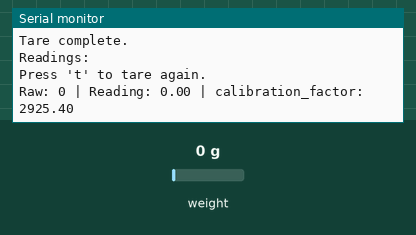
Recording of a sketch running on a simulated ESP32. Parts: the last lines printed to the serial monitor. The inputs (shaded band) are chosen by the test bench; at power-on: weight on the scale 0 g.

Above: at 5.2 s.
5.3 s: weight on the scale set to 100 g
At 6.6 s:
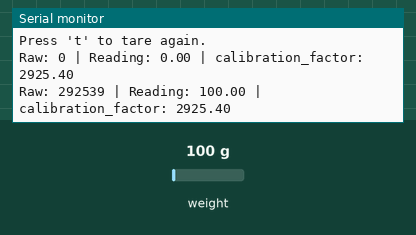
6.8 s: weight on the scale set to 1250 g
At 7.4 s:
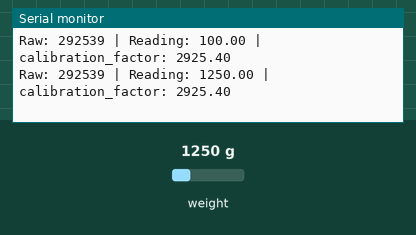
Timing chart, 0 to 9.8 s (numbered marks = the images above; inputs shaded):
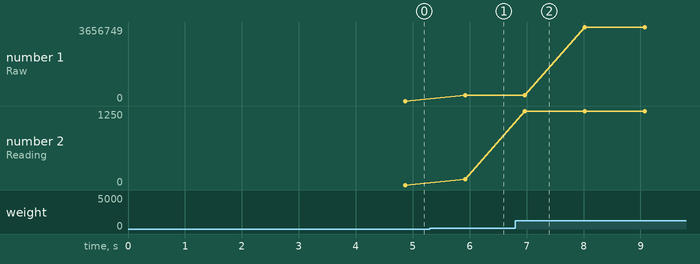

Measured:
- after the input at 5.3 s, the serial monitor: prints a new line after 0.62 s (image 1)
- after the input at 6.8 s, the serial monitor: prints a new line after 0.17 s (image 2)
- plotted number 1: 0 → 292539 after the input at 5.3 s, 292539 → 3656749 after the input at 6.8 s
- plotted number 2: 0 → 100 after the input at 5.3 s, 100 → 1250 after the input at 6.8 s

The sketch:

fadex_hx711_basic_read.ino
```cpp
#include <Arduino.h>
#include "HX711.h"

// HX711 basic read sketch adapted for the FadeX homebase ESP32.
//
// We would use this after the calibration sketch once we found a good
// calibration factor for our specific TAL221 + HX711 setup.
//
// PCB connector map:
//   J2  Load Cell 1 connector -> DAT1 / GPIO25
//   J10 Load Cell 2 connector -> DAT2 / GPIO26
//   J13 Load Cell 3 connector -> DAT3 / GPIO27
//   J5  Load Cell 4 connector -> DAT4 / GPIO13
//   All four connectors share SCLK / GPIO23
//
// Set ACTIVE_LOAD_CELL to whichever channel you want to verify.

constexpr int HX711_SCK = 23;
constexpr int LOADCELL_DATA_PINS[] = {25, 26, 27, 13};
constexpr const char *LOADCELL_NAMES[] = {"LCA1", "LCA2", "LCA3", "LCA4"};
constexpr const char *LOADCELL_CONNECTORS[] = {"J2", "J10", "J13", "J5"};
constexpr const char *LOADCELL_DATA_NETS[] = {"DAT1", "DAT2", "DAT3", "DAT4"};
constexpr int LOADCELL_ESP32_MODULE_PINS[] = {10, 11, 12, 16};
constexpr int HX711_SCK_ESP32_MODULE_PIN = 37;

constexpr int ACTIVE_LOAD_CELL = 4;
constexpr int HX711_DOUT = LOADCELL_DATA_PINS[ACTIVE_LOAD_CELL - 1];
constexpr const char *ACTIVE_LOAD_CELL_NAME = LOADCELL_NAMES[ACTIVE_LOAD_CELL - 1];
constexpr const char *ACTIVE_LOAD_CELL_CONNECTOR = LOADCELL_CONNECTORS[ACTIVE_LOAD_CELL - 1];
constexpr const char *ACTIVE_LOAD_CELL_DATA_NET = LOADCELL_DATA_NETS[ACTIVE_LOAD_CELL - 1];
constexpr int ACTIVE_LOAD_CELL_ESP32_MODULE_PIN = LOADCELL_ESP32_MODULE_PINS[ACTIVE_LOAD_CELL - 1];

// Replace this with the value you found for the selected load cell.
constexpr float CALIBRATION_FACTOR = 2925.40f;

HX711 scale;

void tareScale() {
  Serial.println("Leave the load cell completely untouched. Taring...");
  delay(1500);
  scale.set_scale();
  scale.tare(20);
  scale.set_scale(CALIBRATION_FACTOR);
  delay(250);
  Serial.println("Tare complete.");
}

void setup() {
  Serial.begin(115200);
  delay(300);

  Serial.println();
  Serial.println("HX711 basic read sketch for FadeX PCB");
  Serial.print("Active load cell: ");
  Serial.println(ACTIVE_LOAD_CELL_NAME);
  Serial.print("PCB connector: ");
  Serial.println(ACTIVE_LOAD_CELL_CONNECTOR);
  Serial.print("HX711 data net: ");
  Serial.println(ACTIVE_LOAD_CELL_DATA_NET);
  Serial.print("DOUT Arduino pin: GPIO");
  Serial.println(HX711_DOUT);
  Serial.print("DOUT ESP32 module pin: ");
  Serial.println(ACTIVE_LOAD_CELL_ESP32_MODULE_PIN);
  Serial.print("Shared SCK Arduino pin: GPIO");
  Serial.println(HX711_SCK);
  Serial.print("Shared SCK ESP32 module pin: ");
  Serial.println(HX711_SCK_ESP32_MODULE_PIN);

  scale.begin(HX711_DOUT, HX711_SCK);

  if (!scale.is_ready()) {
    Serial.println("HX711 is not ready. Check power, ground, DOUT, and SCK.");
    return;
  }

  tareScale();

  Serial.println("Readings:");
  Serial.println("Press 't' to tare again.");
}

void loop() {
  if (!scale.is_ready()) {
    Serial.println("HX711 not ready.");
    delay(500);
    return;
  }

  if (Serial.available() > 0) {
    char input = static_cast<char>(Serial.read());
    if (input == 't' || input == 'T') {
      tareScale();
    }
  }

  const long raw = scale.read_average(3);
  const float reading = scale.get_units(5);

  Serial.print("Raw: ");
  Serial.print(raw);
  Serial.print(" | Reading: ");
  Serial.print(reading, 2);
  Serial.print(" | calibration_factor: ");
  Serial.println(CALIBRATION_FACTOR, 2);

  delay(250);
}
```
